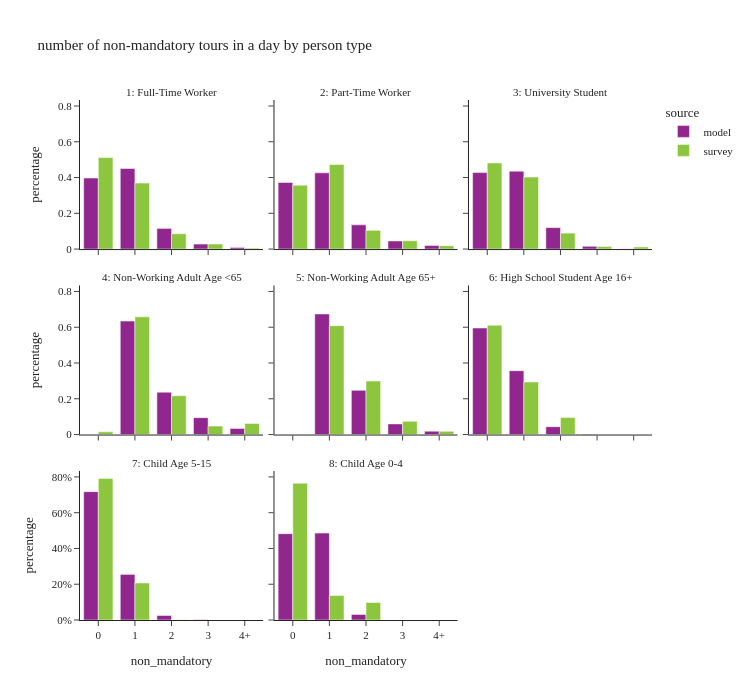

Notebook code cell kept with this figure:
### Code cell
util.plot_share_facetbar(per_data, 'person_weight', 'non_mandatory', "number of non-mandatory tours in a day by person type", 
                        'ptype_label', facet_col_wrap=3,
                        height=700, orientation='v')

### Figure 1 — Plotly figure (JSON) as saved in the notebook; plotly's stock layout.template omitted (floating-point values rounded to 4 significant figures)
{"data": [{"alignmentgroup": "True", "customdata": [[620353], [703352], [180393], [43830], [14209]], "hovertemplate": "source=model<br>ptype_label=1: Full-Time Worker<br>non_mandatory=%{x}<br>percentage=%{y}<br>sample_size=%{customdata[0]}<extra></extra>", "legendgroup": "model", "marker": {"color": "#91268F", "pattern": {"shape": ""}}, "name": "model", "offsetgroup": "model", "orientation": "v", "showlegend": true, "textposition": "auto", "type": "bar", "x": ["0", "1", "2", "3", "4+"], "xaxis": "x7", "y": [0.3971, 0.4502, 0.1155, 0.02806, 0.009096], "yaxis": "y7"}, {"alignmentgroup": "True", "customdata": [[110009], [125828], [40025], [13435], [6000]], "hovertemplate": "source=model<br>ptype_label=2: Part-Time Worker<br>non_mandatory=%{x}<br>percentage=%{y}<br>sample_size=%{customdata[0]}<extra></extra>", "legendgroup": "model", "marker": {"color": "#91268F", "pattern": {"shape": ""}}, "name": "model", "offsetgroup": "model", "orientation": "v", "showlegend": false, "textposition": "auto", "type": "bar", "x": ["0", "1", "2", "3", "4+"], "xaxis": "x8", "y": [0.3725, 0.4261, 0.1355, 0.0455, 0.02032], "yaxis": "y8"}, {"alignmentgroup": "True", "customdata": [[58948], [60080], [16531], [2143], [162]], "hovertemplate": "source=model<br>ptype_label=3: University Student<br>non_mandatory=%{x}<br>percentage=%{y}<br>sample_size=%{customdata[0]}<extra></extra>", "legendgroup": "model", "marker": {"color": "#91268F", "pattern": {"shape": ""}}, "name": "model", "offsetgroup": "model", "orientation": "v", "showlegend": false, "textposition": "auto", "type": "bar", "x": ["0", "1", "2", "3", "4+"], "xaxis": "x9", "y": [0.4276, 0.4358, 0.1199, 0.01554, 0.001175], "yaxis": "y9"}, {"alignmentgroup": "True", "customdata": [[246125], [91866], [36654], [13306]], "hovertemplate": "source=model<br>ptype_label=4: Non-Working Adult Age <65<br>non_mandatory=%{x}<br>percentage=%{y}<br>sample_size=%{customdata[0]}<extra></extra>", "legendgroup": "model", "marker": {"color": "#91268F", "pattern": {"shape": ""}}, "name": "model", "offsetgroup": "model", "orientation": "v", "showlegend": false, "textposition": "auto", "type": "bar", "x": ["1", "2", "3", "4+"], "xaxis": "x4", "y": [0.6344, 0.2368, 0.09448, 0.0343], "yaxis": "y4"}, {"alignmentgroup": "True", "customdata": [[225978], [82888], [19944], [6389]], "hovertemplate": "source=model<br>ptype_label=5: Non-Working Adult Age 65+<br>non_mandatory=%{x}<br>percentage=%{y}<br>sample_size=%{customdata[0]}<extra></extra>", "legendgroup": "model", "marker": {"color": "#91268F", "pattern": {"shape": ""}}, "name": "model", "offsetgroup": "model", "orientation": "v", "showlegend": false, "textposition": "auto", "type": "bar", "x": ["1", "2", "3", "4+"], "xaxis": "x5", "y": [0.6742, 0.2473, 0.0595, 0.01906], "yaxis": "y5"}, {"alignmentgroup": "True", "customdata": [[56114], [33643], [4116], [333], [7]], "hovertemplate": "source=model<br>ptype_label=6: High School Student Age 16+<br>non_mandatory=%{x}<br>percentage=%{y}<br>sample_size=%{customdata[0]}<extra></extra>", "legendgroup": "model", "marker": {"color": "#91268F", "pattern": {"shape": ""}}, "name": "model", "offsetgroup": "model", "orientation": "v", "showlegend": false, "textposition": "auto", "type": "bar", "x": ["0", "1", "2", "3", "4+"], "xaxis": "x6", "y": [0.5956, 0.3571, 0.04369, 0.003535, 7.43e-05], "yaxis": "y6"}, {"alignmentgroup": "True", "customdata": [[330332], [117374], [11591], [875], [20]], "hovertemplate": "source=model<br>ptype_label=7: Child Age 5-15<br>non_mandatory=%{x}<br>percentage=%{y}<br>sample_size=%{customdata[0]}<extra></extra>", "legendgroup": "model", "marker": {"color": "#91268F", "pattern": {"shape": ""}}, "name": "model", "offsetgroup": "model", "orientation": "v", "showlegend": false, "textposition": "auto", "type": "bar", "x": ["0", "1", "2", "3", "4+"], "xaxis": "x", "y": [0.7178, 0.2551, 0.02519, 0.001901, 4.346e-05], "yaxis": "y"}, {"alignmentgroup": "True", "customdata": [[72903], [73416], [4734]], "hovertemplate": "source=model<br>ptype_label=8: Child Age 0-4<br>non_mandatory=%{x}<br>percentage=%{y}<br>sample_size=%{customdata[0]}<extra></extra>", "legendgroup": "model", "marker": {"color": "#91268F", "pattern": {"shape": ""}}, "name": "model", "offsetgroup": "model", "orientation": "v", "showlegend": false, "textposition": "auto", "type": "bar", "x": ["0", "1", "2"], "xaxis": "x2", "y": [0.4826, 0.486, 0.03134], "yaxis": "y2"}, {"alignmentgroup": "True", "customdata": [[1048], [879], [273], [71], [24]], "hovertemplate": "source=survey<br>ptype_label=1: Full-Time Worker<br>non_mandatory=%{x}<br>percentage=%{y}<br>sample_size=%{customdata[0]}<extra></extra>", "legendgroup": "survey", "marker": {"color": "#8CC63E", "pattern": {"shape": ""}}, "name": "survey", "offsetgroup": "survey", "orientation": "v", "showlegend": true, "textposition": "auto", "type": "bar", "x": ["0", "1", "2", "3", "4+"], "xaxis": "x7", "y": [0.5115, 0.369, 0.08576, 0.02837, 0.005378], "yaxis": "y7"}, {"alignmentgroup": "True", "customdata": [[189], [276], [99], [37], [16]], "hovertemplate": "source=survey<br>ptype_label=2: Part-Time Worker<br>non_mandatory=%{x}<br>percentage=%{y}<br>sample_size=%{customdata[0]}<extra></extra>", "legendgroup": "survey", "marker": {"color": "#8CC63E", "pattern": {"shape": ""}}, "name": "survey", "offsetgroup": "survey", "orientation": "v", "showlegend": false, "textposition": "auto", "type": "bar", "x": ["0", "1", "2", "3", "4+"], "xaxis": "x8", "y": [0.3574, 0.4729, 0.1046, 0.04648, 0.01861], "yaxis": "y8"}, {"alignmentgroup": "True", "customdata": [[88], [79], [28], [7], [3]], "hovertemplate": "source=survey<br>ptype_label=3: University Student<br>non_mandatory=%{x}<br>percentage=%{y}<br>sample_size=%{customdata[0]}<extra></extra>", "legendgroup": "survey", "marker": {"color": "#8CC63E", "pattern": {"shape": ""}}, "name": "survey", "offsetgroup": "survey", "orientation": "v", "showlegend": false, "textposition": "auto", "type": "bar", "x": ["0", "1", "2", "3", "4+"], "xaxis": "x9", "y": [0.4818, 0.4026, 0.08934, 0.01435, 0.01184], "yaxis": "y9"}, {"alignmentgroup": "True", "customdata": [[4], [354], [120], [41], [28]], "hovertemplate": "source=survey<br>ptype_label=4: Non-Working Adult Age <65<br>non_mandatory=%{x}<br>percentage=%{y}<br>sample_size=%{customdata[0]}<extra></extra>", "legendgroup": "survey", "marker": {"color": "#8CC63E", "pattern": {"shape": ""}}, "name": "survey", "offsetgroup": "survey", "orientation": "v", "showlegend": false, "textposition": "auto", "type": "bar", "x": ["0", "1", "2", "3", "4+"], "xaxis": "x4", "y": [0.01523, 0.6582, 0.2174, 0.04725, 0.06196], "yaxis": "y4"}, {"alignmentgroup": "True", "customdata": [[1], [434], [143], [38], [10]], "hovertemplate": "source=survey<br>ptype_label=5: Non-Working Adult Age 65+<br>non_mandatory=%{x}<br>percentage=%{y}<br>sample_size=%{customdata[0]}<extra></extra>", "legendgroup": "survey", "marker": {"color": "#8CC63E", "pattern": {"shape": ""}}, "name": "survey", "offsetgroup": "survey", "orientation": "v", "showlegend": false, "textposition": "auto", "type": "bar", "x": ["0", "1", "2", "3", "4+"], "xaxis": "x5", "y": [8.932e-05, 0.6088, 0.2991, 0.0738, 0.01815], "yaxis": "y5"}, {"alignmentgroup": "True", "customdata": [[35], [15], [1]], "hovertemplate": "source=survey<br>ptype_label=6: High School Student Age 16+<br>non_mandatory=%{x}<br>percentage=%{y}<br>sample_size=%{customdata[0]}<extra></extra>", "legendgroup": "survey", "marker": {"color": "#8CC63E", "pattern": {"shape": ""}}, "name": "survey", "offsetgroup": "survey", "orientation": "v", "showlegend": false, "textposition": "auto", "type": "bar", "x": ["0", "1", "2"], "xaxis": "x6", "y": [0.6111, 0.2943, 0.09459], "yaxis": "y6"}, {"alignmentgroup": "True", "customdata": [[309], [62], [5]], "hovertemplate": "source=survey<br>ptype_label=7: Child Age 5-15<br>non_mandatory=%{x}<br>percentage=%{y}<br>sample_size=%{customdata[0]}<extra></extra>", "legendgroup": "survey", "marker": {"color": "#8CC63E", "pattern": {"shape": ""}}, "name": "survey", "offsetgroup": "survey", "orientation": "v", "showlegend": false, "textposition": "auto", "type": "bar", "x": ["0", "1", "2"], "xaxis": "x", "y": [0.7919, 0.207, 0.00113], "yaxis": "y"}, {"alignmentgroup": "True", "customdata": [[73], [14], [2]], "hovertemplate": "source=survey<br>ptype_label=8: Child Age 0-4<br>non_mandatory=%{x}<br>percentage=%{y}<br>sample_size=%{customdata[0]}<extra></extra>", "legendgroup": "survey", "marker": {"color": "#8CC63E", "pattern": {"shape": ""}}, "name": "survey", "offsetgroup": "survey", "orientation": "v", "showlegend": false, "textposition": "auto", "type": "bar", "x": ["0", "1", "2"], "xaxis": "x2", "y": [0.765, 0.1372, 0.09782], "yaxis": "y2"}], "layout": {"annotations": [{"font": {}, "showarrow": false, "text": "7: Child Age 5-15", "x": 0.16, "xanchor": "center", "xref": "paper", "y": 0.2867, "yanchor": "bottom", "yref": "paper"}, {"font": {}, "showarrow": false, "text": "8: Child Age 0-4", "x": 0.5, "xanchor": "center", "xref": "paper", "y": 0.2867, "yanchor": "bottom", "yref": "paper"}, {"font": {}, "showarrow": false, "text": "4: Non-Working Adult Age <65", "x": 0.16, "xanchor": "center", "xref": "paper", "y": 0.6433, "yanchor": "bottom", "yref": "paper"}, {"font": {}, "showarrow": false, "text": "5: Non-Working Adult Age 65+", "x": 0.5, "xanchor": "center", "xref": "paper", "y": 0.6433, "yanchor": "bottom", "yref": "paper"}, {"font": {}, "showarrow": false, "text": "6: High School Student Age 16+", "x": 0.84, "xanchor": "center", "xref": "paper", "y": 0.6433, "yanchor": "bottom", "yref": "paper"}, {"font": {}, "showarrow": false, "text": "1: Full-Time Worker", "x": 0.16, "xanchor": "center", "xref": "paper", "y": 1.0, "yanchor": "bottom", "yref": "paper"}, {"font": {}, "showarrow": false, "text": "2: Part-Time Worker", "x": 0.5, "xanchor": "center", "xref": "paper", "y": 1.0, "yanchor": "bottom", "yref": "paper"}, {"font": {}, "showarrow": false, "text": "3: University Student", "x": 0.84, "xanchor": "center", "xref": "paper", "y": 1.0, "yanchor": "bottom", "yref": "paper"}], "barmode": "group", "height": 700, "legend": {"title": {"text": "source"}, "tracegroupgap": 0}, "title": {"text": "number of non-mandatory tours in a day by person type"}, "width": 750, "xaxis": {"anchor": "y", "domain": [0.0, 0.32], "title": {"text": "non_mandatory"}}, "xaxis2": {"anchor": "y2", "domain": [0.34, 0.66], "matches": "x", "title": {"text": "non_mandatory"}}, "xaxis3": {"anchor": "y3", "domain": [0.68, 1.0], "matches": "x", "title": {"text": "non_mandatory"}}, "xaxis4": {"anchor": "y4", "domain": [0.0, 0.32], "matches": "x", "showticklabels": false}, "xaxis5": {"anchor": "y5", "domain": [0.34, 0.66], "matches": "x", "showticklabels": false}, "xaxis6": {"anchor": "y6", "domain": [0.68, 1.0], "matches": "x", "showticklabels": false}, "xaxis7": {"anchor": "y7", "domain": [0.0, 0.32], "matches": "x", "showticklabels": false}, "xaxis8": {"anchor": "y8", "domain": [0.34, 0.66], "matches": "x", "showticklabels": false}, "xaxis9": {"anchor": "y9", "domain": [0.68, 1.0], "matches": "x", "showticklabels": false}, "yaxis": {"anchor": "x", "domain": [0.0, 0.2867], "tickformat": ".0%", "title": {"text": "percentage"}}, "yaxis2": {"anchor": "x2", "domain": [0.0, 0.2867], "matches": "y", "showticklabels": false, "tickformat": ".0%"}, "yaxis3": {"anchor": "x3", "domain": [0.0, 0.2867], "matches": "y", "showticklabels": false}, "yaxis4": {"anchor": "x4", "domain": [0.3567, 0.6433], "matches": "y", "title": {"text": "percentage"}}, "yaxis5": {"anchor": "x5", "domain": [0.3567, 0.6433], "matches": "y", "showticklabels": false}, "yaxis6": {"anchor": "x6", "domain": [0.3567, 0.6433], "matches": "y", "showticklabels": false}, "yaxis7": {"anchor": "x7", "domain": [0.7133, 1.0], "matches": "y", "title": {"text": "percentage"}}, "yaxis8": {"anchor": "x8", "domain": [0.7133, 1.0], "matches": "y", "showticklabels": false}, "yaxis9": {"anchor": "x9", "domain": [0.7133, 1.0], "matches": "y", "showticklabels": false}}}
